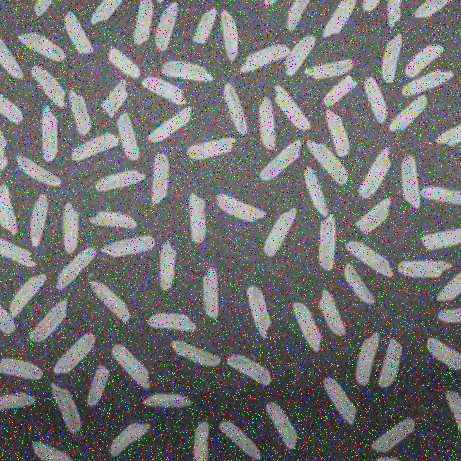
#> input picture project1/imgs/noise_pepper.png, 461 x 461 px
$ python main.py
#> lines starting #> are read from the running program, lines starting #| are printed output that depends on the picture; after the words box and inside, x2 and y2 are one past the last pixel; in counts of white or black regions, pixels touching at a corner belong together
### project1/module/denoise.py
import cv2
import numpy as np
import matplotlib.pyplot as plt
import os
from math import log
from statistics import mean


class Denoise:
    def __init__(self, path_in):
        self.path_in = path_in
        self.path_out = 'denoise'
        # pass

    def create_folder(self, path_out):
        if not os.path.exists(path_out):
            os.mkdir(path_out)

    def local_maximum(self, spec,win_size,thresh):
        wid, hei = spec.shape
        wid_loop_times = int(wid/win_size)
        hei_loop_times = int(hei/win_size)
        global_max = np.max(spec)
        max_pos = []
        for i in range(wid_loop_times):
            for j in range(hei_loop_times):
                window = spec[win_size*i:win_size*(i+1), win_size*j:win_size*(j+1)]
                local_max = np.max(window)
                if (local_max > (global_max*thresh) and local_max < global_max):
                    ind = np.unravel_index(np.argmax(window, axis=None), window.shape)
                    max_pos.append((5*i+ind[0], 5*j+ind[1]))
        return max_pos

    def denoise(self):

        # Create path_out folder
        self.create_folder(self.path_out)

        # Get path_out for image to save
        name_list = self.path_in.split("/")
        name_png = name_list[-1]
        path_out_png = self.path_out + "/" + name_png

        # Reading input image
        img = cv2.imread(self.path_in)
#> img is the input picture: shape (461, 461, 3); mean B, G, R 111.8, 111.8, 111.8
        # cv2.imshow("Original image",img)

        # Filter noise and convert to gray image
        median = cv2.medianBlur(img,5)
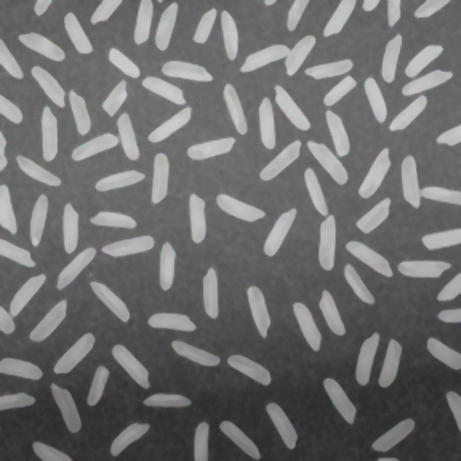
#> median: shape (461, 461, 3); mean B, G, R 110.4, 110.4, 110.4
        gray = cv2.cvtColor(median, cv2.COLOR_BGR2GRAY)

        # Using gamma correction
        gamma = log(img.mean())/log(128)
#> gamma = 0.972
        if gamma < 0.5:
            gamma = 0.1
        # print(gamma)
        gamma_corrected = np.array(255*(gray / 255) ** gamma, dtype = 'uint8')

        # convert image to floats and do dft saving as complex output
        dft = cv2.dft(np.float32(gamma_corrected), flags = cv2.DFT_COMPLEX_OUTPUT)
        # apply shift of origin from upper left corner to center of image
        dft_shift = np.fft.fftshift(dft)

        magnitude_spectrum = 20*np.log(cv2.magnitude(dft_shift[:,:,0],dft_shift[:,:,1]))
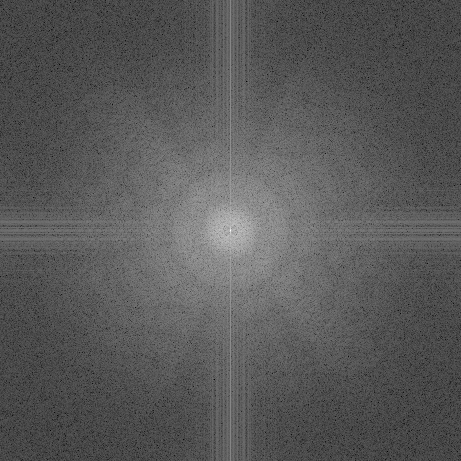
#> magnitude_spectrum: shape (461, 461) float32; min 27.23, max 339.7, mean 136.6; drawn with min black and max white
        max_pos = self.local_maximum(magnitude_spectrum, 5, 0.9)
#> in local_maximum, `global_max = np.max(spec)`: global_max = 339.7
#> after the loop in local_maximum, `for i in range(wid_loop_times):`: max_pos = []
#> max_pos = []

        # remove sin noise
        max_pos = self.local_maximum(magnitude_spectrum, 5, 0.9)
        for pos in max_pos:
            # remove sin noise
            dft_shift[pos] = 0
#> this loop made 0 passes

        # shift origin from center to upper left corner
        back_ishift = np.fft.ifftshift(dft_shift)

        # do idft saving as complex output
        img_back = cv2.idft(back_ishift)

        # combine complex components into original image again
        img_back = cv2.magnitude(img_back[:,:,0], img_back[:,:,1])

        # [4 lines of commented-out code are left out]

        img_back[:,-1] = img_back[:,-2]
        img_back[-1,:] = img_back[-2,:]

        plt.imsave(path_out_png, img_back, cmap='gray')


# denoise_test = Denoise("imgs/noise_periodic.png")
denoise_test = Denoise("project1/imgs/noise_pepper.png")
# denoise_test = Denoise("imgs/noise_connected.png")
# denoise_test = Denoise("imgs/normal.png")
# denoise_test.denoise()

### project1/module/counting.py
import os
import numpy as np
import cv2

class Counting:
    def __init__(self, path_in_origin , path_in_denoise, path_out, step):
        self.step = step
        self.path_in_origin = path_in_origin
        self.path_in_denoise = path_in_denoise
        self.path_out = path_out

    def create_folder(self, path_out):
        if not os.path.exists(path_out):
            os.mkdir(path_out)

    def average_list(self, lst):
        return sum(lst)/len(lst)

    def get_shape(self, img):
        height = img.shape[0]
        width = img.shape[1]
        channels = img.shape[2]

        return height, width

    def apply_adaptive_threshold(self, img):
        gray = cv2.cvtColor(img, cv2.COLOR_BGR2GRAY)
        thresh_adaptive = 180
        kernelSize = 25
        C = -10
        img_adapt_thresh = cv2.adaptiveThreshold(gray,thresh_adaptive,cv2.ADAPTIVE_THRESH_MEAN_C, cv2.THRESH_BINARY,kernelSize, C)
        return img_adapt_thresh

    def apply_opening(self, img):
        kernelSize = (4, 4)
        kernel = cv2.getStructuringElement(cv2.MORPH_RECT, kernelSize)
        # print(kernel)
        opening_img = cv2.morphologyEx(img, cv2.MORPH_OPEN, kernel)
        return opening_img

    def get_contour(self, img):
        contours, _ = cv2.findContours(img,cv2.RETR_EXTERNAL,cv2.CHAIN_APPROX_SIMPLE)
        return contours

    def visualize_contours(self, img, contours):
        for item in contours:
            # Normal Rectangle
            x,y,w,h = cv2.boundingRect(item)

            # Oriented rectangle
            rect = cv2.minAreaRect(item)
            box = cv2.boxPoints(rect)
            box = np.int0(box)

            # Normal rectangle
            # img = cv2.rectangle(img,(x,y),(x+w,y+h),(0,255,0),2)

            # Bounding contour
            img = cv2.drawContours(img,[item],0,(255,0,0),2)

            # Small rectangle
            img = cv2.drawContours(img,[box],0,(0,255,255),2)

        return img

    def filter_connected_objects(self, img, contours, thres_connected):
        for item in contours:
            # Normal Rectangle
            x,y,w,h = cv2.boundingRect(item)

            # Area of contour
            area_contour = cv2.contourArea(item)

            # Oriented rectangle
            rect = cv2.minAreaRect(item)
            box = cv2.boxPoints(rect)
            box = np.int0(box)
            area_rec = cv2.contourArea(box)

            if area_contour/area_rec > thres_connected:
                continue
            else:
                img_copy = img[y:y+h,x:x+w]
                kernelSize = (7, 9)
                kernel = cv2.getStructuringElement(cv2.MORPH_RECT, kernelSize)
                img_copy = cv2.morphologyEx(img_copy, cv2.MORPH_OPEN, kernel)
                img[y:y+h,x:x+w] = img_copy

        return img

    def filter_small_objects(self, new_contours, thres_area):

        area_list = []
        extracted_contours = []

        for contour in new_contours:
            area_contour = cv2.contourArea(contour)
            area_list.append(area_contour)

        mean_area = self.average_list(area_list)

        for item in new_contours:
            # Area of contour
            area_contour = cv2.contourArea(item)

            # Oriented rectangle
            rect = cv2.minAreaRect(item)
            box = cv2.boxPoints(rect)
            box = np.int0(box)

            if area_contour/mean_area > thres_area:
                extracted_contours.append(item)

        return extracted_contours, len(extracted_contours)


    def window_split(self, list_window, step):
        final_split_windows = []
        windows_sametime = []
        for idx, item in enumerate(list_window):
            if len(windows_sametime) == step:
                final_split_windows.append(windows_sametime)
                mutual_window = windows_sametime[-1]
                windows_sametime = []
                windows_sametime.append(mutual_window)
            windows_sametime.append(item)

            if idx == len(list_window) - 1:
                final_split_windows.append(windows_sametime)

        return final_split_windows
    # Example:
    # list = [1,2,3,4,5,6,7], step = 2 -> return [[1,2],[2,3],[3,4],[4,5],[5,6],[6,7]]
    # list = [1,2,3,4,5,6,7], step = 3 -> return [[1,2,3],[3,4,5],[5,6,7]]
    # list = [1,2,3,4,5,6,7], step = 4 -> return [[1,2,3,4],[4,5,6,7]]


    def window_visualization(self, list_window, list_name, step):
        if step == 1:
            for idx, item in enumerate(list_window):
                size0 = (640,640)
                pos0 = (600,200)
                item = cv2.resize(item, size0)
                cv2.imshow(list_name[idx],item)
                cv2.moveWindow(list_name[idx], pos0[0], pos0[1])

                cv2.waitKey(0)
                cv2.destroyAllWindows()

        else:
            # Config step = 2
            size2 = (600,600)
            pos20 = [300,250]
            pos21 = [1000,250]

            # Config step = 3
            size3 = (540,540)
            pos30 = (70,250)
            pos31 = (690,250)
            pos32 = (1310,250)

            # Config step = 4
            size4 = (440,440)

            # 1 approach
            pos40 = (430,20)
            pos41 = (1000,20)
            pos42 = (430,560)
            pos43 = (1000,560)

            # 2 approach
            pos40 = (30,280)
            pos41 = (500,280)
            pos42 = (970,280)
            pos43 = (1440,280)

            list_window_separate = self.window_split(list_window, step)
            list_name_separate = self.window_split(list_name, step)
            for idx1, windows in enumerate(list_window_separate):
                for idx2, window in enumerate(windows):
                    name_window = list_name_separate[idx1][idx2]
                    if step == 2:
                        window = cv2.resize(window, size2)
                        cv2.imshow(name_window, window)
                        if idx2 == 0:
                            cv2.moveWindow(name_window, pos20[0], pos20[1])
                        elif idx2 == 1:
                            cv2.moveWindow(name_window, pos21[0], pos21[1])

                    elif step == 3:
                        window = cv2.resize(window, size3)
                        cv2.imshow(name_window, window)
                        if idx2 == 0:
                            cv2.moveWindow(name_window, pos30[0], pos30[1])
                        elif idx2 == 1:
                            cv2.moveWindow(name_window, pos31[0], pos32[1])
                        elif idx2 == 2:
                            cv2.moveWindow(name_window, pos32[0], pos32[1])
                    elif step == 4:
                        window = cv2.resize(window, size4)
                        cv2.imshow(name_window, window)
                        if idx2 == 0:
                            cv2.moveWindow(name_window, pos40[0], pos40[1])
                        elif idx2 == 1:
                            cv2.moveWindow(name_window, pos41[0], pos41[1])
                        elif idx2 == 2:
                            cv2.moveWindow(name_window, pos42[0], pos42[1])
                        elif idx2 == 3:
                            cv2.moveWindow(name_window, pos43[0], pos43[1])

                cv2.waitKey(0)
                cv2.destroyAllWindows()


    def saving(self, img):
        # Saving
        name_list = self.path_in_denoise.split("/")
        name_png = name_list[-1]
        path_out_png = self.path_out + "/" + name_png
        cv2.imwrite(path_out_png, img)


    def counting_object(self):
        list_window_name = [
            "Step 1: Original image",
            "Step 2: Denoise image",
            "Step 3: Applying adaptive thresholding",
            "Step 4: Applying opening operation",
            "Step 5: Unfiltered contours",
            "Step 6: Filtered contours",
            "Step 7: Final Counting"
        ]

        list_window = []

        # Create destination folder
        self.create_folder(self.path_out)

        # Read original image
        img_origin = cv2.imread(self.path_in_origin)
        list_window.append(img_origin)
        # cv2.imshow("Original image",img_origin)

        # Read denoise image
        img = cv2.imread(self.path_in_denoise)
        list_window.append(img)
        # cv2.imshow("Denoise image",img)

        # Apply adaptive thresholding
        adaptive_img = self.apply_adaptive_threshold(img)
#> in apply_adaptive_threshold, `img_adapt_thresh = cv2.adaptiveThreshold(gray,thresh_adaptive,cv2.ADAP..`:
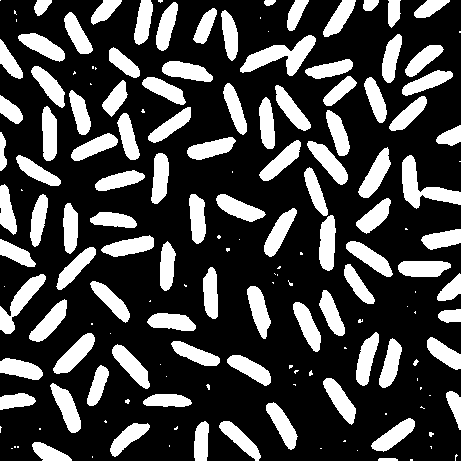
#> img_adapt_thresh: shape (461, 461); values 0 (black) and 180 (white), 26.8% white; 162 white regions (64 under 20 px), largest, box (x1, y1, x2, y2) and area: (240, 35, 316, 76) 1282, (402, 155, 461, 209) 1199, (0, 274, 46, 334) 909
        list_window.append(adaptive_img)
        # cv2.imshow("Applying adaptive thresholding",adaptive_img)

        # Apply opening operation
        opening_img = self.apply_opening(adaptive_img)
        list_window.append(opening_img)
        # cv2.imshow("Applying opening operation",opening_img)

        # Getting unfiltered contours
        unfilter_contours = self.get_contour(opening_img)
#> in get_contour, `contours, _ = cv2.findContours(img,cv2.RETR_EXTERNAL,cv2.CHAIN_APPROX_..`: contours = 98 contours, 2 with area under 20; largest, box (x1, y1, x2, y2) and area: (241, 36, 317, 77) 1184, (403, 157, 461, 209) 1082, (0, 275, 47, 335) 848, (55, 334, 96, 375) 715, (360, 149, 391, 199) 696
#> unfilter_contours has the same summary as contours in get_contour
        unfilter_contours_img = img.copy()
        unfilter_contours_img =self.visualize_contours(unfilter_contours_img, unfilter_contours)
#> the loop in visualize_contours, `for item in contours:` made 98 passes
#> (x, y, w, h, rect, box) on passes 2 to 5: (34, 443, 38, 18, ((50.8, 455.4), (14.31, 40.25), -63.43), [[65, 470], [29, 452], [35, 440], [71, 458]]), (111, 424, 39, 33, ((128.5, 437.4), (47.48, 15.65), -38.93), [[114, 458], [105, 446], [142, 416], [151, 428]]), (195, 423, 15, 38, ((201.8, 441.5), (37.43, 13.61), -87.61), [[207, 460], [194, 459], [195, 422], [209, 423]]), (221, 422, 40, 39, ((241.7, 440.1), (13.3, 52.4), -48.18), [[256, 462], [217, 427], [226, 417], [265, 452]])
#> after the loop in visualize_contours, `for item in contours:`:
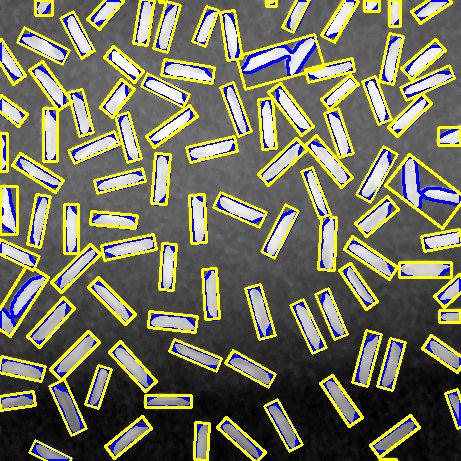
#> img: shape (461, 461, 3); mean B, G, R 93.1, 116.4, 116.4
        list_window.append(unfilter_contours_img)
        # cv2.imshow("Unfilter contours",unfilter_contours_img)

        # Filtering contours
        # Filter connected objects
        connected_filter_img = self.filter_connected_objects(opening_img, unfilter_contours, 0.5)
#> the loop in filter_connected_objects, `for item in contours:` made 98 passes
#> (x, y, w, h, area_contour, rect, box, area_rec) on pass 30: (0, 275, 47, 60, 848.5, ((19.02, 300.7), (70.18, 24.42), -57.77), [[10, 336], [-10, 323], [27, 264], [48, 277]], 1697)
#> after the loop in filter_connected_objects, `for item in contours:`:
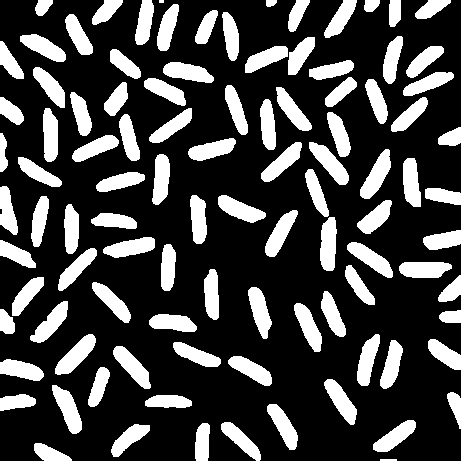
#> img: shape (461, 461); values 0 (black) and 180 (white), 26.4% white; 101 white regions (1 under 20 px), largest, box (x1, y1, x2, y2) and area: (55, 334, 96, 375) 765, (360, 149, 391, 199) 750, (320, 217, 337, 271) 742
        connected_filter_contours = self.get_contour(connected_filter_img)
        # Filter small objects
        final_filter_contours, num_objects = self.filter_small_objects(connected_filter_contours, 0.18)
#> the loop in filter_small_objects, `for contour in new_contours:` made 101 passes
#> contour on pass 1: [[380, 459], [380, 460], [396, 460], [396, 459]]
#> the loop in filter_small_objects, `for item in new_contours:` made 101 passes
        filter_contours_img = img.copy()
        filter_contours_img = self.visualize_contours(filter_contours_img, final_filter_contours)
#> the loop in visualize_contours (call 2), `for item in contours:` made 98 passes
        list_window.append(filter_contours_img)
        # cv2.imshow("Filter contours",filter_contours_img)

        # FINAL RESULTS
        final_contours_img = img_origin.copy()
        final_contours_img = self.visualize_contours(final_contours_img, final_filter_contours)

        # Visualize text
        h_img, w_img = self.get_shape(img)
        font = cv2.FONT_HERSHEY_SIMPLEX
        position_1 = (w_img-40, h_img-25)
        position_2 = (w_img-35, h_img-10)
        fontScale  = 0.5
        fontColor  = (0,0,255)
        thickness  = 2

        cv2.putText(final_contours_img,'Total', position_1, font, fontScale, fontColor, thickness)
        cv2.putText(final_contours_img,str(num_objects), position_2, font, fontScale, fontColor, thickness)
        list_window.append(final_contours_img)

        # Showing final result
        size_final = (640,640)
        pos_final = (600,200)
        final_contours_img_resize = cv2.resize(final_contours_img, size_final)
        cv2.imshow("Final Counting",final_contours_img_resize)
        cv2.moveWindow("Final Counting", pos_final[0], pos_final[1])

        cv2.waitKey(0)
        cv2.destroyAllWindows()

        # Print number of object
        print("Object counting using finding contour = " + str(num_objects))
#| Object counting using finding contour = 98

        # Process visualization
        self.window_visualization(list_window, list_window_name, int(self.step))
#> the loop in window_split, `for idx, item in enumerate(list_window):` made 7 passes
#> the loop in window_visualization, `for idx1, windows in enumerate(list_window_separate):` made 3 passes
#> pass 1, in window_visualization, `cv2.imshow(name_window, window)`:
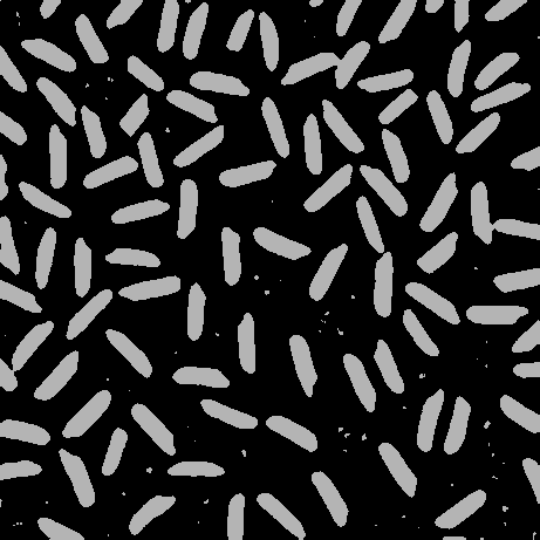
#> window 'Step 3: Applying adaptive thre': shape (540, 540); min 0, max 180, mean 48.2
#> after the loop in window_visualization, `for idx1, windows in enumerate(list_window_separate):`:
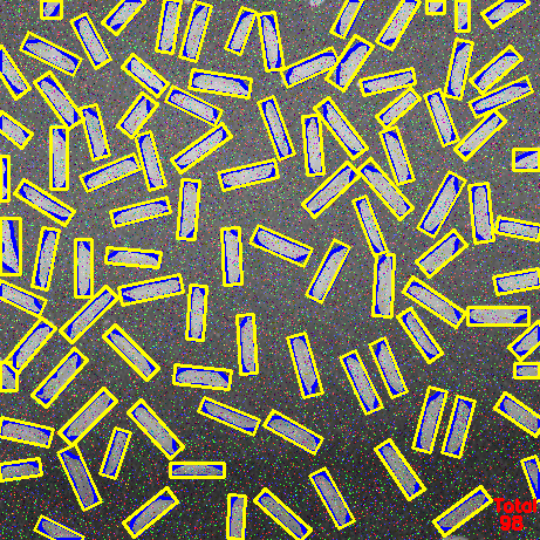
#> window: shape (540, 540, 3); mean of channels 0, 1, 2 98.7, 122.9, 123.5; drawn as B, G, R

        # Saving img of final result
        self.saving(final_contours_img)


# [5 lines of commented-out code are left out]

### project1/main.py
import os
import argparse
from module import counting
from module import denoise
from module import count_connected_comp

# Argument
parser = argparse.ArgumentParser()

parser.add_argument('-i',
                    '--images',
                    help='Path to images folder',
                    default = 'imgs/noise_pepper.png'
                    )

parser.add_argument('-o',
                    '--output',
                    help='Path to output folder',
                    default = 'output'
                    )

parser.add_argument('-s',
                    '--step',
                    help='Step for visualization',
                    default = 3
                    )

parser.add_argument('-c',
                    '--count',
                    help='Counting opting',
                    default = 'contour',
                    )


args = parser.parse_args()

# Extract command line arguments
path_in = args.images
path_out = args.output
step = args.step
count_option = args.count

# Extract image name
name_list = path_in.split("/")
name_png = name_list[-1]

# Denoise
denoise_operation = denoise.Denoise(path_in)
denoise_operation.denoise()

# Counting operation
path_in_counting = 'denoise' + "/" + name_png
if count_option=="contour":
    counting_operation = counting.Counting(path_in, path_in_counting, path_out, step)
    counting_operation.counting_object()
elif count_option == "connected":
    count_method = count_connected_comp.count_connected_comp()
    total_count = count_method.Counting(path_in_counting, path_in)
    print(f'Object counting using connected componets = {total_count}')
